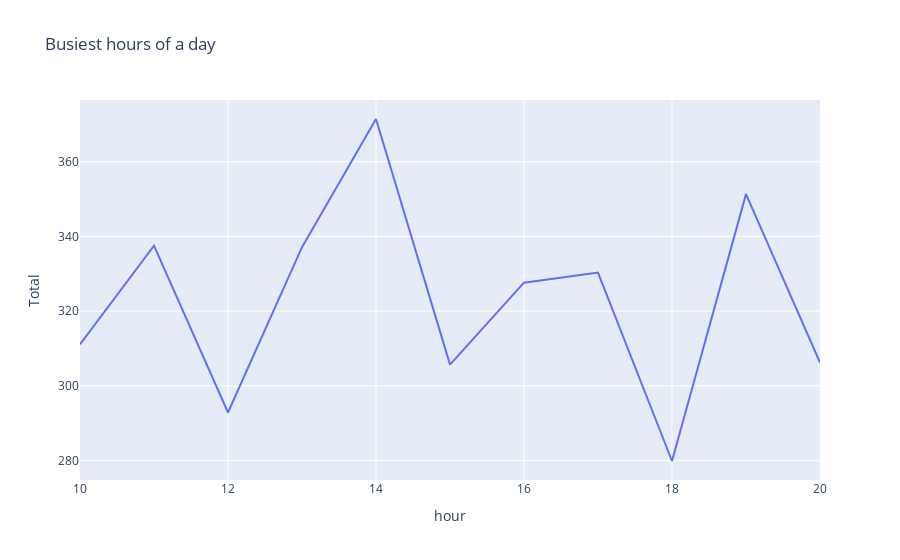

Notebook source saved alongside this figure:
### Markdown cell above
##### As we can see in the above chart, the average sales pattern seems stationary around the mean(322Euros) a day, lets dig more

### Code cell
HiourlyGr = data.groupby('hour')['Total'].mean().reset_index()
fig = px.line(HiourlyGr, x="hour", y="Total", title='Busiest hours of a day')
fig.show()

### Figure 1 — Plotly figure (JSON) as saved in the notebook; plotly's stock layout.template omitted (floating-point values rounded to 4 significant figures)
{"data": [{"hovertemplate": "hour=%{x}<br>Total=%{y}<extra></extra>", "legendgroup": "", "line": {"color": "#636efa", "dash": "solid"}, "marker": {"symbol": "circle"}, "mode": "lines", "name": "", "orientation": "v", "showlegend": false, "type": "scatter", "x": [10, 11, 12, 13, 14, 15, 16, 17, 18, 19, 20], "xaxis": "x", "y": [311.1, 337.5, 292.9, 337.1, 371.4, 305.7, 327.6, 330.3, 279.9, 351.3, 306.3], "yaxis": "y"}], "layout": {"legend": {"tracegroupgap": 0}, "title": {"text": "Busiest hours of a day"}, "xaxis": {"anchor": "y", "domain": [0, 1], "title": {"text": "hour"}}, "yaxis": {"anchor": "x", "domain": [0, 1], "title": {"text": "Total"}}}}
